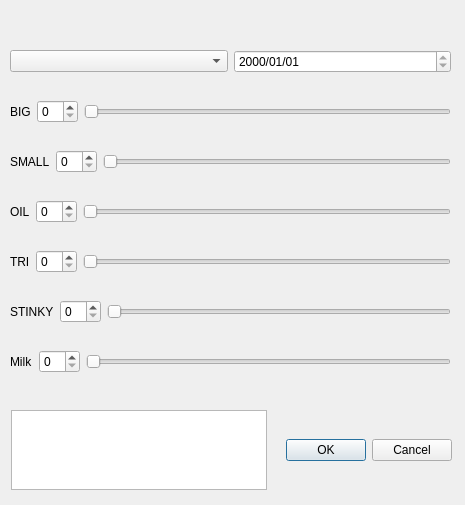
<?xml version="1.0" encoding="UTF-8"?>
<ui version="4.0">
 <class>Dialog_daily</class>
 <widget class="QDialog" name="Dialog_daily">
  <property name="geometry">
   <rect>
    <x>0</x>
    <y>0</y>
    <width>465</width>
    <height>505</height>
   </rect>
  </property>
  <property name="windowTitle">
   <string>每日銷售</string>
  </property>
  <widget class="QWidget" name="horizontalLayoutWidget_7">
   <property name="geometry">
    <rect>
     <x>11</x>
     <y>410</y>
     <width>441</width>
     <height>80</height>
    </rect>
   </property>
   <layout class="QHBoxLayout" name="horizontalLayout_7">
    <item>
     <widget class="QTextEdit" name="textEdit"/>
    </item>
    <item>
     <widget class="QDialogButtonBox" name="buttonBox">
      <property name="standardButtons">
       <set>QDialogButtonBox::Cancel|QDialogButtonBox::Ok</set>
      </property>
     </widget>
    </item>
   </layout>
  </widget>
  <widget class="QWidget" name="layoutWidget">
   <property name="geometry">
    <rect>
     <x>10</x>
     <y>29</y>
     <width>441</width>
     <height>371</height>
    </rect>
   </property>
   <layout class="QVBoxLayout" name="verticalLayout_2">
    <item>
     <layout class="QHBoxLayout" name="horizontalLayout">
      <item>
       <widget class="QComboBox" name="combo_select"/>
      </item>
      <item>
       <widget class="QDateEdit" name="dateEdit">
        <property name="readOnly">
         <bool>true</bool>
        </property>
        <property name="displayFormat">
         <string>yyyy/MM/dd</string>
        </property>
        <property name="calendarPopup">
         <bool>false</bool>
        </property>
       </widget>
      </item>
     </layout>
    </item>
    <item>
     <layout class="QHBoxLayout" name="horizontalLayout_2">
      <item>
       <widget class="QLabel" name="label_3">
        <property name="text">
         <string>BIG</string>
        </property>
       </widget>
      </item>
      <item>
       <widget class="QSpinBox" name="spinBox_big"/>
      </item>
      <item>
       <widget class="QSlider" name="horizontalSlider_big">
        <property name="orientation">
         <enum>Qt::Horizontal</enum>
        </property>
        <property name="tickPosition">
         <enum>QSlider::NoTicks</enum>
        </property>
       </widget>
      </item>
     </layout>
    </item>
    <item>
     <layout class="QHBoxLayout" name="horizontalLayout_3">
      <item>
       <widget class="QLabel" name="label_4">
        <property name="text">
         <string>SMALL</string>
        </property>
       </widget>
      </item>
      <item>
       <widget class="QSpinBox" name="spinBox_small"/>
      </item>
      <item>
       <widget class="QSlider" name="horizontalSlider_small">
        <property name="orientation">
         <enum>Qt::Horizontal</enum>
        </property>
       </widget>
      </item>
     </layout>
    </item>
    <item>
     <layout class="QHBoxLayout" name="horizontalLayout_4">
      <item>
       <widget class="QLabel" name="label_5">
        <property name="text">
         <string>OIL</string>
        </property>
       </widget>
      </item>
      <item>
       <widget class="QSpinBox" name="spinBox_oil"/>
      </item>
      <item>
       <widget class="QSlider" name="horizontalSlider_oil">
        <property name="orientation">
         <enum>Qt::Horizontal</enum>
        </property>
       </widget>
      </item>
     </layout>
    </item>
    <item>
     <layout class="QHBoxLayout" name="horizontalLayout_5">
      <item>
       <widget class="QLabel" name="label_6">
        <property name="text">
         <string>TRI</string>
        </property>
       </widget>
      </item>
      <item>
       <widget class="QSpinBox" name="spinBox_tri"/>
      </item>
      <item>
       <widget class="QSlider" name="horizontalSlider_tri">
        <property name="orientation">
         <enum>Qt::Horizontal</enum>
        </property>
       </widget>
      </item>
     </layout>
    </item>
    <item>
     <layout class="QHBoxLayout" name="horizontalLayout_6">
      <item>
       <widget class="QLabel" name="label_7">
        <property name="text">
         <string>STINKY</string>
        </property>
       </widget>
      </item>
      <item>
       <widget class="QSpinBox" name="spinBox_stinky"/>
      </item>
      <item>
       <widget class="QSlider" name="horizontalSlider_stinky">
        <property name="orientation">
         <enum>Qt::Horizontal</enum>
        </property>
       </widget>
      </item>
     </layout>
    </item>
    <item>
     <layout class="QHBoxLayout" name="horizontalLayout_8">
      <item>
       <widget class="QLabel" name="label_8">
        <property name="text">
         <string>Milk</string>
        </property>
       </widget>
      </item>
      <item>
       <widget class="QSpinBox" name="spinBox_milk"/>
      </item>
      <item>
       <widget class="QSlider" name="horizontalSlider_milk">
        <property name="orientation">
         <enum>Qt::Horizontal</enum>
        </property>
       </widget>
      </item>
     </layout>
    </item>
   </layout>
  </widget>
 </widget>
 <resources/>
 <connections/>
</ui>
